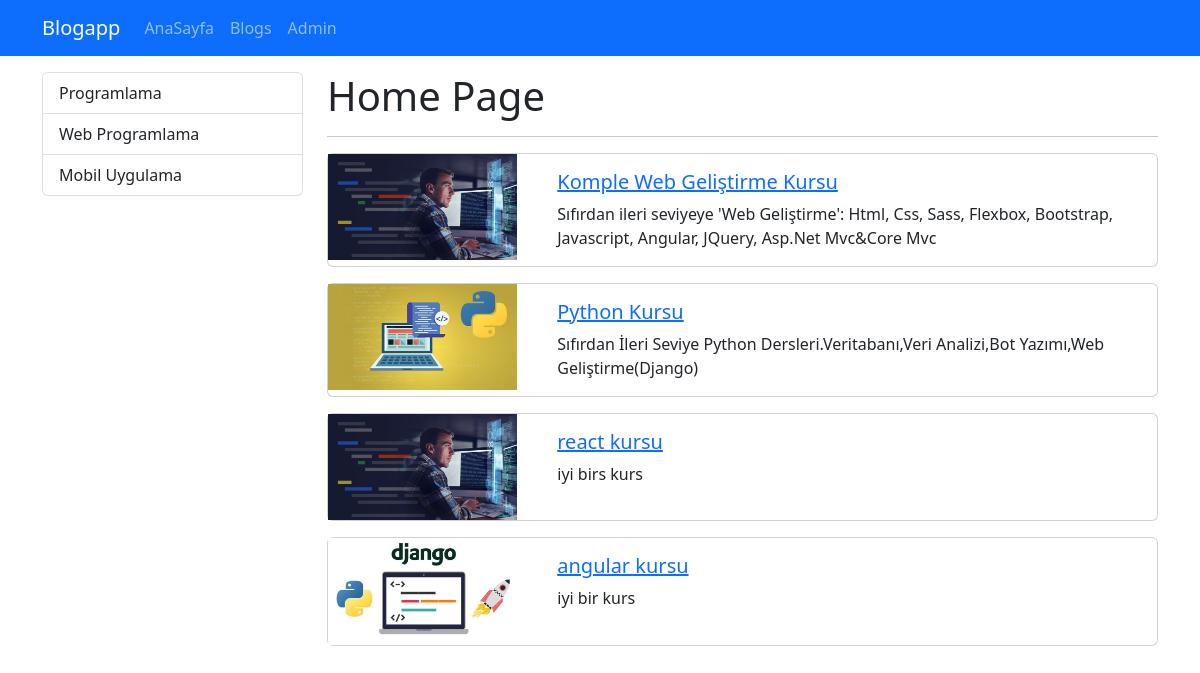
Page /hadicanımsende on the earlier database version.
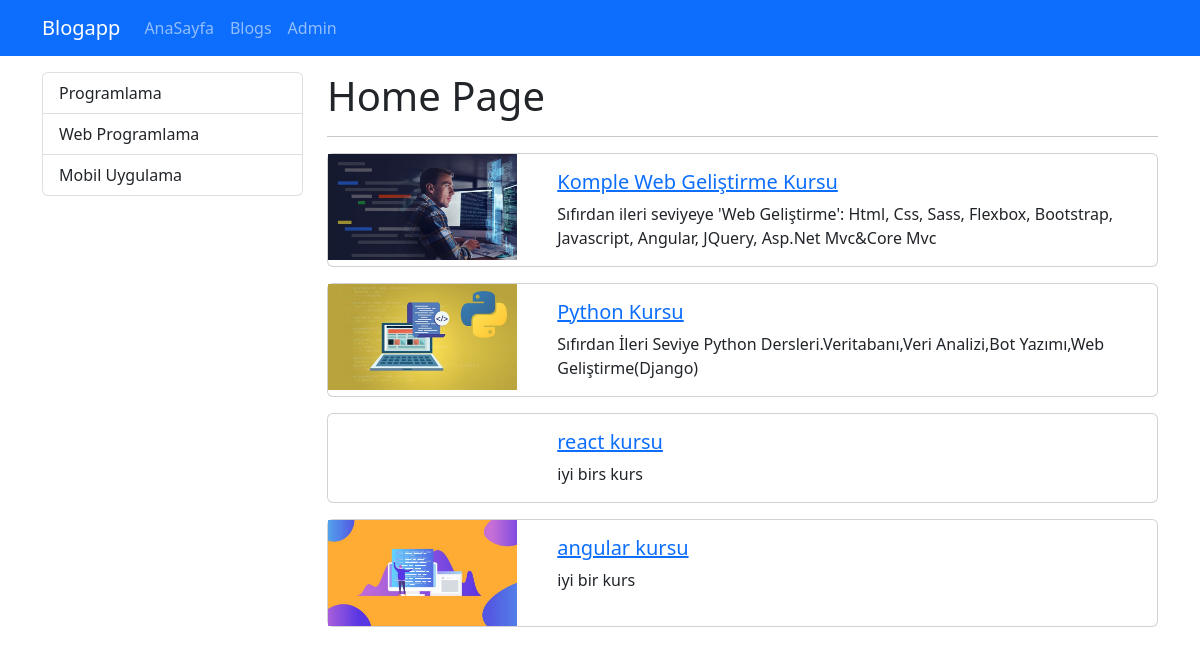
Same page on the later database version.
### blog/models.py (models this page shows, shortened)
class Blog(models.Model):
    title = models.CharField(max_length=200)
    image = models.ImageField(upload_to="blogs")
    description = models.TextField()
    is_active = models.BooleanField(default=False)
    is_home = models.BooleanField(default=False)
    slug = models.SlugField(null=False, blank=True, unique=True, db_index=True, editable=False)

### blog/views.py (called while the page is built)
def index(request):
    context = {
        "blogs": Blog.objects.filter(is_home=True,is_active=True),
        "title": "Anasayfa"
    }
    return render(request, 'blog/index.html', context)

### blog/templates/blog/index.html (shortened to what this page needs)
{% extends "base.html" %}
{% load static %}
{% block content %}
    <div class="container mt-3">
        <div class="row">
            <div class="col-3">
                {% include 'partials/_categorys.html' %}
            </div>
            <div class="col-9">
                <h1>Home Page</h1>
                <hr>
                {% for blog in blogs %}
                    {% if blog.is_home and blog.is_active%}
                        {% include 'blog/partials/_blog.html' %}
                    {% endif %}
                {% endfor %}
            </div>
        </div>
    </div>
{% endblock %}

### blog/templates/blog/partials/_blog.html
{% load static %}
<div class="card mb-3">
    <div class="row">
        <div class="col-md-3">
            <img src="{{ blog.image.url }}" alt="" class="img-fluid">
        </div>
        <div class="col-md-9">
            <div class="card-body">
                <h5 class="card-title">
                    <a href="{% url 'blog_details' blog.slug %}">
                        {{ blog.title }}
                    </a>
                </h5>
                <p class="card-text">{{ blog.description }}  </p>
            </div>
        </div>
    </div>
</div>

Differences in the rows shown:
changed Blog "react kursu": image: picture removed
changed Blog "angular kursu": image: a different picture
